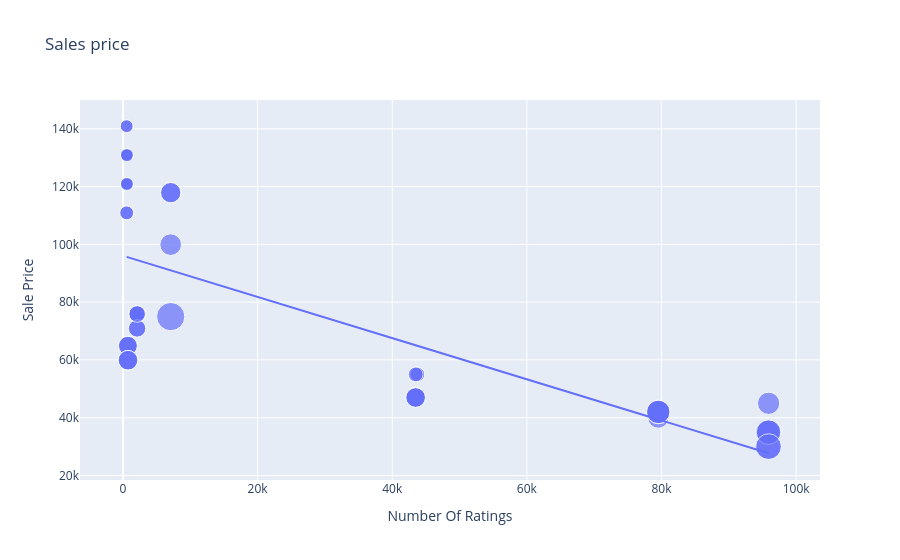

The cell this chart's notebook holds for it:
### Code cell
figure=px.scatter(data_frame=Data, x="Number Of Ratings",y="Sale Price",size="Discount Percentage",trendline='ols',title="Sales price")
figure.show()
